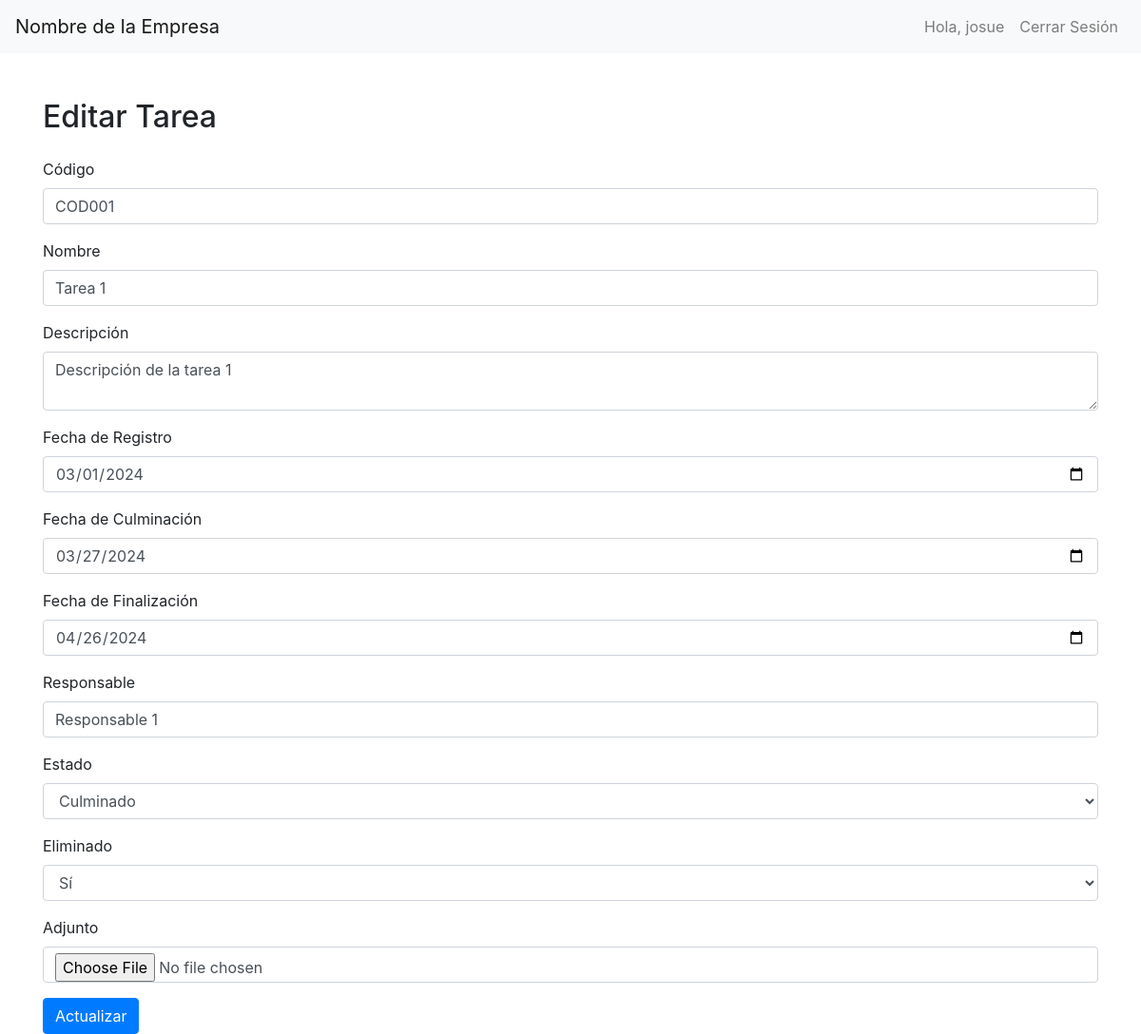
/edit.php?id=32 (signed in), run on the app's committed database.
### tables this page shows
CREATE TABLE `tareas` (
  `id` int(11) NOT NULL,
  `codigo` varchar(20) NOT NULL,
  `nombre` varchar(100) NOT NULL,
  `descripcion` text NOT NULL,
  `fecha_de_registro` date NOT NULL,
  `fecha_culminacion` date NOT NULL,
  `fecha_finalizacion` date NOT NULL,
  `responsable` varchar(150) NOT NULL,
  `estado` varchar(100) NOT NULL,
  `eliminado` tinyint(1) NOT NULL,
  `adjunto` varchar(200) DEFAULT NULL
);

### edit.php (the view, shortened to what this page needs)
<?php
include('conexion.php');
$id = $_GET['id'];
$sql = "SELECT * FROM tareas WHERE id = $id";
$result = $conn->query($sql);
$row = $result->fetch_assoc();
?>
<!DOCTYPE html>
<html lang="es">
<head>
    <link href="https://stackpath.bootstrapcdn.com/bootstrap/4.5.2/css/bootstrap.min.css" rel="stylesheet">
</head>
<body>
<?php include('navbar.php'); ?>
<div class="container mt-5">
    <h2 class="mb-4">Editar Tarea</h2>
    <form id="editTaskForm" action="update.php" method="POST" enctype="multipart/form-data">
        <div class="form-group">
            <label for="codigo">Código</label>
            <input type="text" class="form-control" id="codigo" name="codigo" value="<?php echo $row['codigo']; ?>" required>
        </div>
        <div class="form-group">
            <label for="nombre">Nombre</label>
            <input type="text" class="form-control" id="nombre" name="nombre" value="<?php echo $row['nombre']; ?>" required>
        </div>
        <div class="form-group">
            <label for="descripcion">Descripción</label>
            <textarea class="form-control" id="descripcion" name="descripcion" required><?php echo $row['descripcion']; ?></textarea>
        </div>
        <div class="form-group">
            <label for="fecha_de_registro">Fecha de Registro</label>
            <input type="date" class="form-control" id="fecha_de_registro" name="fecha_de_registro" value="<?php echo $row['fecha_de_registro']; ?>" required>
        </div>
        <div class="form-group">
            <label for="fecha_culminacion">Fecha de Culminación</label>
            <input type="date" class="form-control" id="fecha_culminacion" name="fecha_culminacion" value="<?php echo $row['fecha_culminacion']; ?>" required>
        </div>
        <div class="form-group">
            <label for="fecha_finalizacion">Fecha de Finalización</label>
            <input type="date" class="form-control" id="fecha_finalizacion" name="fecha_finalizacion" value="<?php echo $row['fecha_finalizacion']; ?>" required>
        </div>
        <div class="form-group">
            <label for="responsable">Responsable</label>
            <input type="text" class="form-control" id="responsable" name="responsable" value="<?php echo $row['responsable']; ?>" required>
        </div>
        <div class="form-group">
            <label for="estado">Estado</label>
            <select class="form-control" id="estado" name="estado" required>
                <option value="Culminado" <?php if ($row['estado'] == 'Culminado') echo 'selected'; ?>>Culminado</option>
            </select>
        </div>
        <div class="form-group">
            <label for="eliminado">Eliminado</label>
            <select class="form-control" id="eliminado" name="eliminado" required>
                <option value="1" <?php if ($row['eliminado'] == 1) echo 'selected'; ?>>Sí</option>
            </select>
        </div>
        <div class="form-group">
            <label for="adjunto">Adjunto</label>
            <input type="file" class="form-control" id="adjunto" name="adjunto" accept=".jpg,.jpeg,.png,.pdf">
        </div>
        <button type="submit" class="btn btn-primary">Actualizar</button>
    </form>
</div>
</body>
</html>

### data on the page
tareas: codigo "COD001", nombre "Tarea 1", descripcion "Descripción de la tarea 1", fecha_de_registro "03/01/2024", fecha_culminacion "03/27/2024", fecha_finalizacion "04/26/2024", responsable "Responsable 1", estado "Culminado", eliminado "Sí"

### other printed values
$_SESSION['usuario'] "josue"
